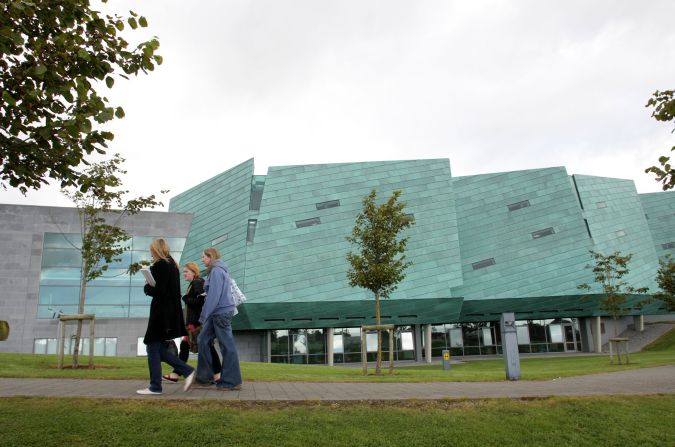
#> input picture ATU.jpg, 675 x 447 px, found by its file name
$ python Lab8.py
#> lines starting #> are read from the running program, lines starting #| are printed output that depends on the picture
import cv2
import numpy as np
from matplotlib import pyplot as plt

# Loading in img
AtuImg = cv2.imread('C:\Lab8\ATU.jpg')
#> AtuImg is the input picture: shape (447, 675, 3); mean B, G, R 146.4, 158.5, 148.9

# Converting img to grayscale
# gray_img = cv2.cvtColor(img, cv2.COLOR_BGR2GRAY)

# Convert the image to grayscale
AtuGray = cv2.cvtColor(AtuImg, cv2.COLOR_BGR2GRAY)
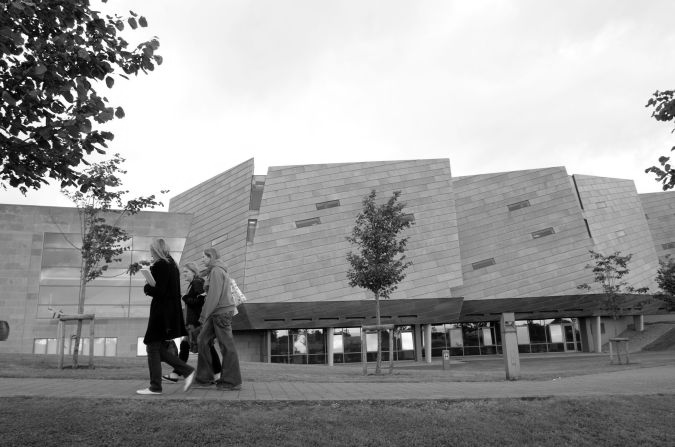
#> AtuGray: shape (447, 675); min 0, max 255, mean 154.2

# Plotting img for Part.6
# plt.imshow(AtuGray, cmap='gray')
# plt.title('Grayscale Image')   # Adding a Title
# plt.axis('off')  # Turning off axis numbers
# plt.show()  # Displaying

# # Plotting the images
# plt.figure(figsize=(10, 20))  # Set the figure size as needed

# # Original Color Image
# plt.subplot(2, 1, 1)
# plt.imshow(cv2.cvtColor(AtuImg, cv2.COLOR_BGR2RGB))  # Convert BGR to RGB
# plt.title('Original')
# plt.xticks([]), plt.yticks([])  # Hide tick values on X and Y axis

# # Grayscale Image
# plt.subplot(2, 1, 2)
# plt.imshow(AtuGray, cmap='gray')
# plt.title('GrayScale')
# plt.xticks([]), plt.yticks([])


# # Apply Gaussian Blur with different kernel sizes
# kernel_sizes = [(3, 3), (5, 5), (9, 9), (13, 13)]
# blurred_images = [cv2.GaussianBlur(AtuImg, ksize, 0) for ksize in kernel_sizes]


# # Blurred images
# for i, AtuImg in enumerate(blurred_images, start=2):
#     plt.subplot(2, 3, i)
#     plt.imshow(cv2.cvtColor(AtuImg, cv2.COLOR_BGR2RGB))  # Convert BGR to RGB
#     plt.title('Original')

#     plt.imshow(AtuGray, cmap='gray')

#     plt.imshow(cv2.cvtColor(AtuImg, cv2.COLOR_BGR2RGB))  # Convert BGR to RGB
#     plt.title(f'Gaussian Blur {kernel_sizes[i-2]}')
#     plt.axis('off')

# plt.tight_layout()
# plt.show()

# # Additional subplots can be added for imgBlurred, imgSobel, imgCanny, etc.
# plt.show()

# Apply Gaussian Blur with two different kernel sizes
blurred_5x5 = cv2.GaussianBlur(AtuImg, (5, 5), 0)
blurred_9x9 = cv2.GaussianBlur(AtuImg, (9, 9), 0)
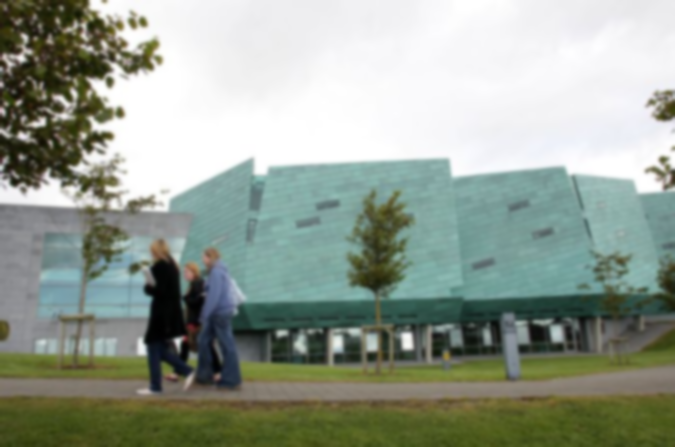
#> blurred_9x9: shape (447, 675, 3); mean B, G, R 146.4, 158.5, 148.9

# Plotting the original, grayscale, and blurred images
plt.figure(figsize=(10, 8))

# Original image
plt.subplot(2, 2, 1)
plt.imshow(cv2.cvtColor(AtuImg, cv2.COLOR_BGR2RGB))  # Convert BGR to RGB for correct color display
plt.title('Original')
plt.axis('off')

# Grayscale image
plt.subplot(2, 2, 2)
plt.imshow(AtuGray, cmap='gray')
plt.title('Grayscale')
plt.axis('off')

# Blurred image with 5x5 kernel
plt.subplot(2, 2, 3)
plt.imshow(cv2.cvtColor(blurred_5x5, cv2.COLOR_BGR2RGB))  # Convert BGR to RGB
plt.title('Blurred 5x5')
plt.axis('off')

# Blurred image with 9x9 kernel
plt.subplot(2, 2, 4)
plt.imshow(cv2.cvtColor(blurred_9x9, cv2.COLOR_BGR2RGB))  # Convert BGR to RGB
plt.title('Blurred 9x9')
plt.axis('off')

plt.tight_layout()
plt.show()
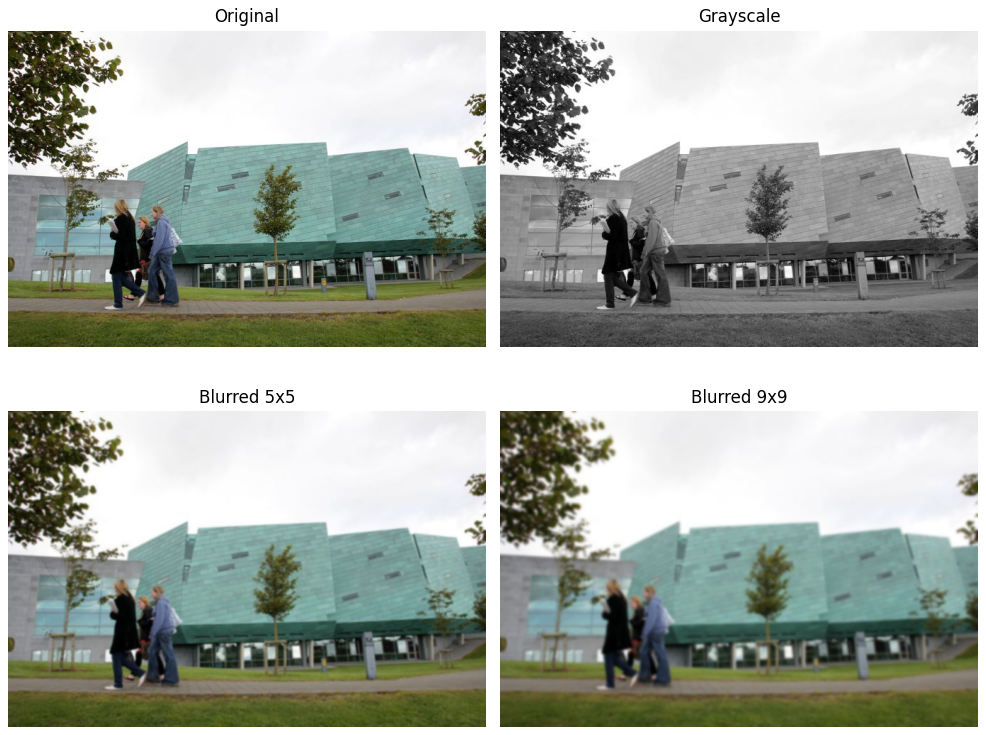
#> figure drawn by matplotlib, 4 panels
